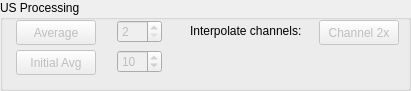
   <widget class="QGroupBox" name="panelUSproc">
    <property name="geometry">
     <rect>
      <x>30</x>
      <y>450</y>
      <width>411</width>
      <height>91</height>
     </rect>
    </property>
    <property name="sizePolicy">
     <sizepolicy hsizetype="MinimumExpanding" vsizetype="MinimumExpanding">
      <horstretch>0</horstretch>
      <verstretch>0</verstretch>
     </sizepolicy>
    </property>
    <property name="title">
     <string>US Processing</string>
    </property>
    <widget class="QSpinBox" name="sbUSavg">
     <property name="enabled">
      <bool>false</bool>
     </property>
     <property name="geometry">
      <rect>
       <x>117</x>
       <y>20</y>
       <width>45</width>
       <height>23</height>
      </rect>
     </property>
     <property name="sizePolicy">
      <sizepolicy hsizetype="MinimumExpanding" vsizetype="MinimumExpanding">
       <horstretch>0</horstretch>
       <verstretch>0</verstretch>
      </sizepolicy>
     </property>
     <property name="minimum">
      <number>2</number>
     </property>
     <property name="maximum">
      <number>50</number>
     </property>
     <property name="singleStep">
      <number>1</number>
     </property>
     <property name="value">
      <number>2</number>
     </property>
     <property name="displayIntegerBase">
      <number>10</number>
     </property>
    </widget>
    <widget class="QPushButton" name="pbUSavg">
     <property name="enabled">
      <bool>false</bool>
     </property>
     <property name="geometry">
      <rect>
       <x>16</x>
       <y>20</y>
       <width>80</width>
       <height>25</height>
      </rect>
     </property>
     <property name="sizePolicy">
      <sizepolicy hsizetype="MinimumExpanding" vsizetype="MinimumExpanding">
       <horstretch>0</horstretch>
       <verstretch>0</verstretch>
      </sizepolicy>
     </property>
     <property name="text">
      <string>Average</string>
     </property>
    </widget>
    <widget class="QSpinBox" name="sbUSiniavg">
     <property name="enabled">
      <bool>false</bool>
     </property>
     <property name="geometry">
      <rect>
       <x>117</x>
       <y>50</y>
       <width>45</width>
       <height>23</height>
      </rect>
     </property>
     <property name="sizePolicy">
      <sizepolicy hsizetype="MinimumExpanding" vsizetype="MinimumExpanding">
       <horstretch>0</horstretch>
       <verstretch>0</verstretch>
      </sizepolicy>
     </property>
     <property name="minimum">
      <number>2</number>
     </property>
     <property name="maximum">
      <number>50</number>
     </property>
     <property name="stepType">
      <enum>QAbstractSpinBox::AdaptiveDecimalStepType</enum>
     </property>
     <property name="value">
      <number>10</number>
     </property>
     <property name="displayIntegerBase">
      <number>10</number>
     </property>
    </widget>
    <widget class="QPushButton" name="pbUSiniavg">
     <property name="enabled">
      <bool>false</bool>
     </property>
     <property name="geometry">
      <rect>
       <x>16</x>
       <y>50</y>
       <width>80</width>
       <height>25</height>
      </rect>
     </property>
     <property name="sizePolicy">
      <sizepolicy hsizetype="MinimumExpanding" vsizetype="MinimumExpanding">
       <horstretch>0</horstretch>
       <verstretch>0</verstretch>
      </sizepolicy>
     </property>
     <property name="text">
      <string>Initial Avg</string>
     </property>
    </widget>
    <widget class="QPushButton" name="pbUSinterp">
     <property name="enabled">
      <bool>false</bool>
     </property>
     <property name="geometry">
      <rect>
       <x>319</x>
       <y>20</y>
       <width>80</width>
       <height>25</height>
      </rect>
     </property>
     <property name="sizePolicy">
      <sizepolicy hsizetype="MinimumExpanding" vsizetype="MinimumExpanding">
       <horstretch>0</horstretch>
       <verstretch>0</verstretch>
      </sizepolicy>
     </property>
     <property name="text">
      <string>Channel 2x</string>
     </property>
    </widget>
    <widget class="QLabel" name="lbUSinterp">
     <property name="geometry">
      <rect>
       <x>190</x>
       <y>20</y>
       <width>111</width>
       <height>23</height>
      </rect>
     </property>
     <property name="sizePolicy">
      <sizepolicy hsizetype="MinimumExpanding" vsizetype="MinimumExpanding">
       <horstretch>0</horstretch>
       <verstretch>0</verstretch>
      </sizepolicy>
     </property>
     <property name="text">
      <string>&lt;html&gt;&lt;head/&gt;&lt;body&gt;&lt;p align=&quot;right&quot;&gt;Interpolate channels:&lt;/p&gt;&lt;/body&gt;&lt;/html&gt;</string>
     </property>
    </widget>
   </widget>
